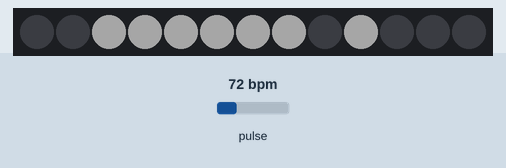
This sketch was run on a simulated ESP32-C3. Parts: 13 RGB LEDs in strip order, left to right. The inputs (shaded band) are chosen by the test bench; at power-on: pulse 72 bpm. Dim RGB values are drawn brighter than linear; WiFi joins after 1.5 s; servers stay silent unless stated.

Above: at 5.5 s.
At 5.86 s:
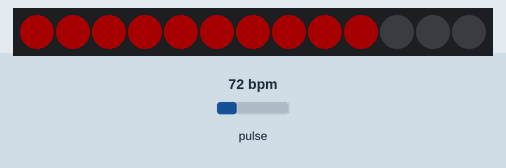
At 6.59 s:
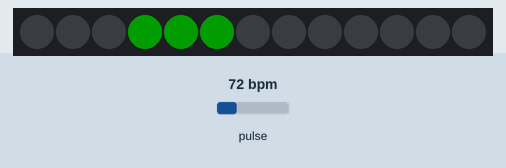

The sketch:

static_bpm_light.ino
```cpp
/*
  ESP32-C3 + ArduinoOTA + MAX30102 + NeoPixel (No Serial needed)
  --------------------------------------------------------------
  - OTA works from Arduino IDE Network Port.
  - Keeps your pinout: I2C_SDA = GPIO9, I2C_SCL = GPIO8, NeoPixel on GPIO3.
  - Wi-Fi + OTA start BEFORE I2C to avoid strap issues (GPIO9).
  - Replaces blocking delays with OTA-friendly waits so updates stay responsive.
  - If the MAX30102 is missing, app continues so OTA still works.

  First-time upload (serial, once):
    Because GPIO9 has a pull-up, either depower the I2C device / lift the pull-up,
    OR pull GPIO9 -> GND THROUGH A 1–2.2k RESISTOR while you power-cycle/tap EN and upload.
    After this sketch is on the device, use OTA for all future uploads.

  Arduino IDE:
    Board:            Your ESP32-C3 (e.g., "ESP32C3 Dev Module")
    Partition Scheme: "Default 4MB with OTA"
    Upload Speed:     115200 (for that first serial upload only)
*/

#include <WiFi.h>
#include <ArduinoOTA.h>
#include <Wire.h>
#include "MAX30105.h"
#include <Adafruit_NeoPixel.h>
#include "heartRate.h"

// ---------- Wi-Fi (EDIT THESE) ----------
#define WIFI_SSID      "your-network"
#define WIFI_PASSWORD  "your-password"
#define OTA_PASSWORD   "change-me"   // set a real password

// ---------- Pins / LEDs ----------
#define I2C_SDA   9
#define I2C_SCL   8
#define NEO_PIN   3
#define NUM_LEDS  13
#define BRIGHT    40

#define IR_THRESHOLD 30000   // tune if needed

// timing (ms)
const int STEP_DELAY   = 30;   // between LEDs in a sweep
const int PAUSE_SMALL  = 50;  // rest between small & medium
const int XTRA_SMALL_PAUSE = 30;
const int PAUSE_BIG    = 200;  // rest after big sweep
const int FADE_DELAY   = 30;   // ms between fade steps
const float FADE_MULT  = 0.85; // 0..1, lower = faster fade
const uint32_t SENSOR_START_DELAY_MS = 5000;  // 5 seconds

// bottom → top path you gave
int ledOrder[10] = {5, 4, 3, 6, 2, 9, 7, 8, 1, 0};

// ---------- Globals ----------
MAX30105 sensor;
Adafruit_NeoPixel strip(NUM_LEDS, NEO_PIN, NEO_GRB + NEO_KHZ800);
bool sensorOK = false;

// ---------- Helpers ----------

// OTA-friendly wait (keeps networking alive)
void waitWithOTA(uint32_t ms) {
  uint32_t start = millis();
  while (millis() - start < ms) {
    ArduinoOTA.handle();
    delay(2);
  }
}

// scale a 0x00RRGGBB color by a float (0..1)
uint32_t scaleColor(uint32_t c, float m) {
  uint8_t r = (c >> 16) & 0xFF;
  uint8_t g = (c >>  8) & 0xFF;
  uint8_t b = (c      ) & 0xFF;
  r = (uint8_t)(r * m);
  g = (uint8_t)(g * m);
  b = (uint8_t)(b * m);
  return (uint32_t)r << 16 | (uint32_t)g << 8 | b;
}

// unique hostname like esp32c3-ABCDEF
String makeHostName() {
  uint8_t mac[6];
  WiFi.macAddress(mac);
  char buf[32];
  snprintf(buf, sizeof(buf), "esp32c3-%02X%02X%02X", mac[3], mac[4], mac[5]);
  return String(buf);
}

void startWiFi() {
  WiFi.mode(WIFI_STA);
  WiFi.begin(WIFI_SSID, WIFI_PASSWORD);

}

void startOTA() {
  String host = makeHostName();
  ArduinoOTA.setHostname(host.c_str());
  ArduinoOTA.setPassword(OTA_PASSWORD);
  ArduinoOTA.begin();
  // (Optional) you can add onStart/onProgress callbacks here if you want
}

void initSensor() {
  if (!sensor.begin(Wire, I2C_SPEED_STANDARD)) {
    // Keep running so OTA remains available
    sensorOK = false;
    return;
  }
  sensor.setup();                 // default config (Red+IR on)
  sensor.setPulseAmplitudeRed(0x0A);
  sensor.setPulseAmplitudeGreen(0);
  sensorOK = true;
}

void setup() {
  // Avoid Serial dependency; OTA is our primary link
  // Keep strap pins harmless at boot:
  pinMode(I2C_SDA, INPUT);
  pinMode(I2C_SCL, INPUT);

  // NeoPixel init
  strip.begin();
  strip.setBrightness(BRIGHT);
  strip.clear();
  strip.show();

  // Wi-Fi + OTA first so updates always possible
  startWiFi();
  startOTA();

  // Enable I2C after a short delay (strap-safe)
  waitWithOTA(SENSOR_START_DELAY_MS);
  Wire.begin(I2C_SDA, I2C_SCL);
  Wire.setClock(400000);

  // Sensor init (non-blocking on failure)
  initSensor();
}

void loop() {
  ArduinoOTA.handle();

  long irValue = 0;
  if (sensorOK) {
    irValue = sensor.getIR();
  }

  if (sensorOK && irValue > IR_THRESHOLD) {
    // ------- Small spike sweep (green) -------
    for (int idx = 0; idx < 3; idx++) {
      strip.setPixelColor(ledOrder[idx], strip.Color(0, 180, 0));
      strip.show();
      waitWithOTA(STEP_DELAY);
    }
    waitWithOTA(XTRA_SMALL_PAUSE);

    // ------- Medium spike sweep (white) ------
    for (int idx = 0; idx < 7; idx++) {
      strip.setPixelColor(ledOrder[idx], strip.Color(255, 255, 255));
      strip.show();
      waitWithOTA(STEP_DELAY);
    }
    waitWithOTA(PAUSE_SMALL);

    // ------- Big spike sweep (red) -----------
    for (int idx = 0; idx < 10; idx++) {
      strip.setPixelColor(ledOrder[idx], strip.Color(255, 0, 0));
      strip.show();
      waitWithOTA(STEP_DELAY);
    }
    waitWithOTA(PAUSE_BIG);

    // ------- Fade out everything --------------
    bool anyLit = true;
    while (anyLit) {
      anyLit = false;
      for (int p = 0; p < NUM_LEDS; p++) {
        uint32_t c = strip.getPixelColor(p);
        if (c) {
          c = scaleColor(c, FADE_MULT);
          strip.setPixelColor(p, c);
          if (c) anyLit = true;
        }
      }
      strip.show();
      waitWithOTA(FADE_DELAY);
    }

  } else {
    // idle: keep off
    strip.clear();
    strip.show();
    waitWithOTA(5);
  }

  // retry sensor if it failed earlier
  static uint32_t lastRetry = 0;
  if (!sensorOK && millis() - lastRetry > 3000) {
    lastRetry = millis();
    initSensor();
  }
}
```

Measured:
- by itself, everything shown: repeats every 1.4 s, in 6 steps
